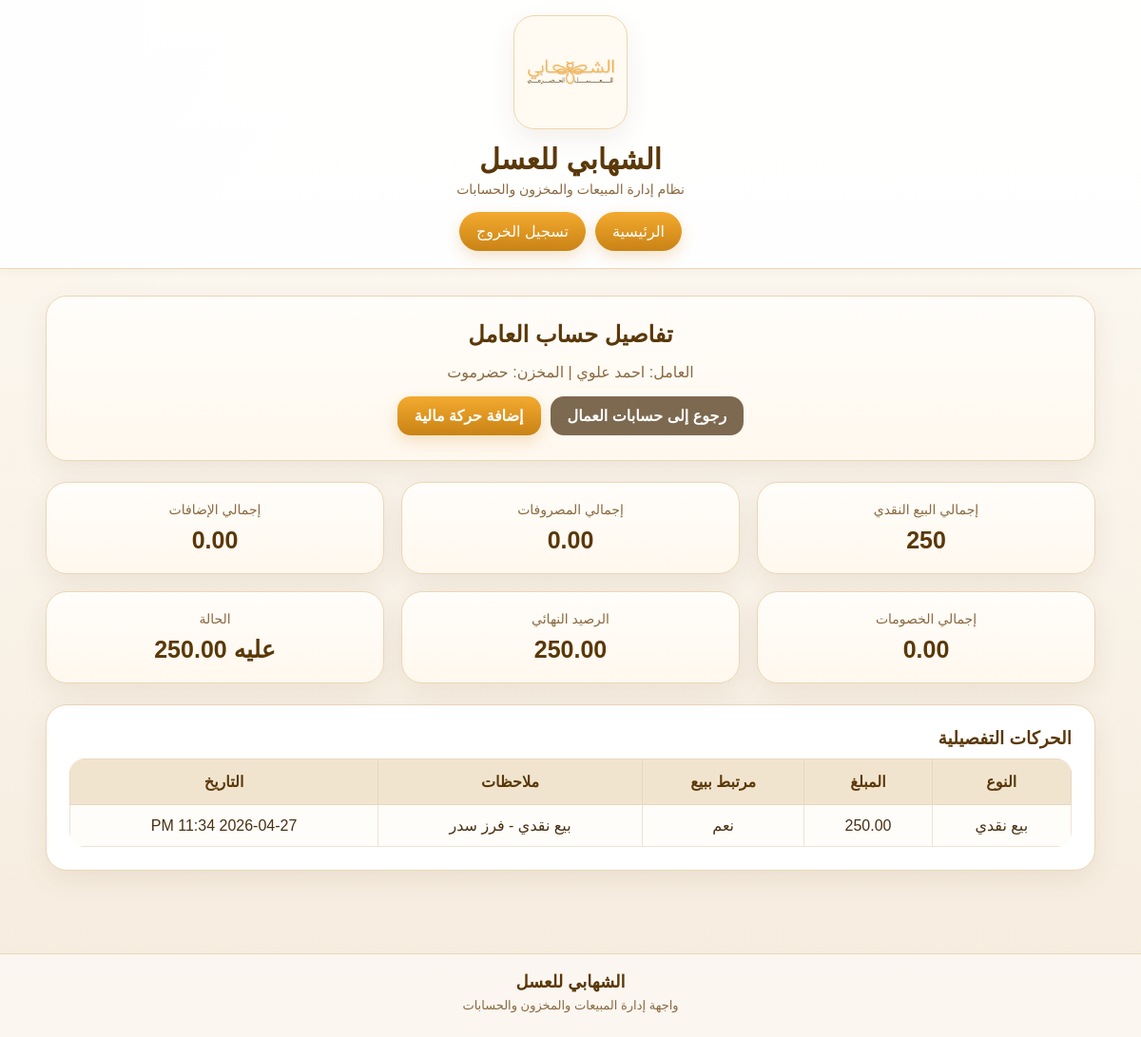
Page /accounts/manager-worker-accounts/4/ (signed in) on the committed database.
### accounts/models.py (models this page shows, shortened)
class WorkerProfile(models.Model):
    ROLE_MANAGER = 'manager'
    ROLE_WORKER = 'worker'
    ROLE_CHOICES = [
        (ROLE_MANAGER, 'مدير'),
        (ROLE_WORKER, 'عامل'),
    ]
    user = models.OneToOneField(
        User,
        on_delete=models.CASCADE,
        verbose_name='المستخدم',
    )
    full_name = models.CharField(
        max_length=150,
        verbose_name='الاسم الكامل',
    )
    phone = models.CharField(
        max_length=30,
        blank=True,
        null=True,
        verbose_name='رقم الجوال',
    )
    role = models.CharField(
        max_length=20,
        choices=ROLE_CHOICES,
        default=ROLE_WORKER,
        verbose_name='الدور',
    )
    warehouse = models.ForeignKey(
        Warehouse,
        on_delete=models.SET_NULL,
        blank=True,
        null=True,
        verbose_name='المخزن',
    )
    is_active = models.BooleanField(
        default=True,
        verbose_name='نشط',
    )
    created_at = models.DateTimeField(
        auto_now_add=True,
        verbose_name='تاريخ الإنشاء',
    )
    class Meta:
        verbose_name = 'ملف مستخدم'
        verbose_name_plural = 'ملفات المستخدمين'
    def _sum_transactions(self, transaction_type):
        total = (
            self.workeraccounttransaction_set
            .filter(transaction_type=transaction_type)
            .aggregate(total=Sum('amount'))
            .get('total')
        )
        return total or Decimal('0.00')
    def total_cash_sales(self):
        return self._sum_transactions('sale_cash')
    def total_expenses(self):
        return self._sum_transactions('expense')
    def total_additions(self):
        return self._sum_transactions('addition')
    def total_deductions(self):
        return self._sum_transactions('deduction')
    def final_balance(self):
        return (
            self.total_cash_sales()
            + self.total_additions()
            - self.total_expenses()
            - self.total_deductions()
        )
    def balance_status(self):
        balance = self.final_balance()
        if balance > 0:
            return f'عليه {balance}'
        if balance < 0:
            return f'له {abs(balance)}'
        return 'متوازن'

### warehouses/models.py (models this page shows)
class Warehouse(models.Model):
    name = models.CharField(max_length=100, verbose_name='اسم المخزن')
    city = models.CharField(max_length=100, verbose_name='المدينة')
    is_active = models.BooleanField(default=True, verbose_name='نشط')
    created_at = models.DateTimeField(auto_now_add=True, verbose_name='تاريخ الإنشاء')
    class Meta:
        verbose_name = 'مخزن'
        verbose_name_plural = 'المخازن'
    def __str__(self):
        return self.name

### finance/models.py (models this page shows, shortened)
class WorkerAccountTransaction(models.Model):
    TRANSACTION_TYPES = [
        ('sale_cash', 'بيع نقدي'),
        ('expense', 'مصروف'),
        ('addition', 'إضافة'),
        ('deduction', 'خصم'),
        ('adjustment', 'تسوية'),
    ]
    worker = models.ForeignKey(
        WorkerProfile,
        on_delete=models.CASCADE,
        verbose_name='العامل'
    )
    sale = models.OneToOneField(
        'sales.Sale',
        on_delete=models.CASCADE,
        blank=True,
        null=True,
        related_name='cash_transaction',
        verbose_name='عملية البيع'
    )
    transaction_type = models.CharField(
        max_length=20,
        choices=TRANSACTION_TYPES,
        verbose_name='نوع الحركة'
    )
    amount = models.DecimalField(
        max_digits=12,
        decimal_places=2,
        verbose_name='المبلغ'
    )
    notes = models.TextField(
        blank=True,
        null=True,
        verbose_name='ملاحظات'
    )
    created_at = models.DateTimeField(
        auto_now_add=True,
        verbose_name='تاريخ الإنشاء'
    )
    class Meta:
        verbose_name = 'حركة حساب عامل'
        verbose_name_plural = 'حركات حسابات العمال'
        ordering = ['-created_at']

### accounts/views.py (the view)
# urls.py: path('manager-worker-accounts/<int:pk>/', manager_worker_account_detail, name='manager-worker-account-detail'),
@login_required
def manager_worker_account_detail(request, pk):
    profile = WorkerProfile.objects.filter(user=request.user).select_related('warehouse').first()
    if not profile or profile.role != 'manager':
        return redirect('dashboard')
    worker = WorkerProfile.objects.select_related('warehouse', 'user').filter(
        pk=pk,
        role='worker'
    ).first()
    if not worker:
        return redirect('manager-worker-accounts-list')
    transactions = worker.workeraccounttransaction_set.select_related('sale').order_by('-created_at')
    return render(request, 'accounts/manager_worker_account_detail.html', {
        'profile': profile,
        'worker': worker,
        'transactions': transactions,
    })

### templates/accounts/manager_worker_account_detail.html (shortened to what this page needs)
{% extends 'base.html' %}
{% block content %}
<div class="hero-card">
    <h2>تفاصيل حساب العامل</h2>
    <p class="muted">العامل: {{ worker.full_name }} | المخزن: {{ worker.warehouse }}</p>
    <div class="actions">
        <a href="{% url 'manager-worker-accounts-list' %}" class="btn btn-secondary">رجوع إلى حسابات العمال</a>
        <a href="{% url 'manager-add-worker-transaction' worker.pk %}" class="btn">إضافة حركة مالية</a>
    </div>
</div>
<div class="grid">
    <div class="col-4">
        <div class="stat-card">
            <div class="stat-title">إجمالي البيع النقدي</div>
            <div class="stat-number">{{ worker.total_cash_sales }}</div>
        </div>
    </div>
    <div class="col-4">
        <div class="stat-card">
            <div class="stat-title">إجمالي المصروفات</div>
            <div class="stat-number">{{ worker.total_expenses }}</div>
        </div>
    </div>
    <div class="col-4">
        <div class="stat-card">
            <div class="stat-title">إجمالي الإضافات</div>
            <div class="stat-number">{{ worker.total_additions }}</div>
        </div>
    </div>
    <div class="col-4">
        <div class="stat-card">
            <div class="stat-title">إجمالي الخصومات</div>
            <div class="stat-number">{{ worker.total_deductions }}</div>
        </div>
    </div>
    <div class="col-4">
        <div class="stat-card">
            <div class="stat-title">الرصيد النهائي</div>
            <div class="stat-number">{{ worker.final_balance }}</div>
        </div>
    </div>
    <div class="col-4">
        <div class="stat-card">
            <div class="stat-title">الحالة</div>
            <div class="stat-number">{{ worker.balance_status }}</div>
        </div>
    </div>
</div>
<div class="panel-card">
    <h3>الحركات التفصيلية</h3>
    {% if transactions %}
        <div style="overflow-x:auto;">
            <table class="custom-table">
                <thead>
                    <tr>
                        <th>النوع</th>
                        <th>المبلغ</th>
                        <th>مرتبط ببيع</th>
                        <th>ملاحظات</th>
                        <th>التاريخ</th>
                    </tr>
                </thead>
                <tbody>
                    {% for item in transactions %}
                    <tr>
                        <td>{{ item.get_transaction_type_display }}</td>
                        <td>{{ item.amount }}</td>
                        <td>{% if item.sale %}نعم{% else %}-{% endif %}</td>
                        <td>{{ item.notes|default:"-" }}</td>
                        <td>{{ item.created_at|date:"Y-m-d h:i A" }}</td>
                    </tr>
                    {% endfor %}
                </tbody>
            </table>
        </div>
    {% else %}
        <p class="muted">لا توجد حركات لهذا العامل حتى الآن.</p>
    {% endif %}
</div>
{% endblock %}

### static/css/style.css (style rules this page uses)
:root { --bg-main: #fbf7ef; --bg-soft: #f7efe2; --card-bg: #ffffff; --text-main: #493112; --text-soft: #8a6a40; --gold-main: #f4aa2f; --gold-dark: #c98315; --brown-main: #5a3808; --border-soft: #ead7b5; --shadow-soft: 0 10px 28px rgba(90, 56, 8, 0.08); --radius-xl: 22px; --radius-lg: 18px; --radius-md: 14px; }
* { box-sizing: border-box; }
body { margin: 0; font-family: Tahoma, Arial, sans-serif; color: var(--text-main); background: radial-gradient(circle at top left, rgba(244, 170, 47, 0.06), transparent 22%), linear-gradient(180deg, #fdfaf4 0%, #f6ecde 100%); }
.hero-card, .panel-card, .stat-card { background: var(--card-bg); border: 1px solid var(--border-soft); border-radius: var(--radius-xl); box-shadow: var(--shadow-soft); }
.hero-card { padding: 26px; text-align: center; margin-bottom: 22px; background: linear-gradient(180deg, #fffdfa 0%, #fff8ee 100%); }
.panel-card { padding: 24px; margin-bottom: 22px; }
.stat-card { padding: 20px; text-align: center; background: linear-gradient(180deg, #fffdfa 0%, #fff8ee 100%); }
.hero-card h2, .panel-card h2, .panel-card h3 { margin-top: 0; margin-bottom: 10px; color: var(--brown-main); }
.muted { color: var(--text-soft); text-align: center; }
.grid { display: grid; grid-template-columns: repeat(12, 1fr); gap: 18px; margin-bottom: 22px; }
.col-4 { grid-column: span 4; }
.stat-title { color: var(--text-soft); font-size: 14px; margin-bottom: 10px; }
.stat-number { color: var(--brown-main); font-size: 25px; font-weight: bold; }
.actions { display: flex; justify-content: center; gap: 10px; flex-wrap: wrap; margin-top: 14px; }
.btn { display: inline-block; padding: 11px 18px; border-radius: 14px; background: linear-gradient(180deg, var(--gold-main), var(--gold-dark)); color: white; text-decoration: none; border: none; cursor: pointer; font-weight: bold; box-shadow: 0 6px 16px rgba(201, 131, 21, 0.22); }
.btn-secondary { background: #7d6950; box-shadow: none; }
.custom-table { width: 100%; border-collapse: collapse; background: #fff; overflow: hidden; border-radius: 16px; }
.custom-table th { background: #f1e4cf; color: var(--brown-main); padding: 14px 12px; border: 1px solid #e7d8be; text-align: center; white-space: nowrap; }
.custom-table td { padding: 12px; border: 1px solid #efe3d1; text-align: center; white-space: nowrap; background: #fffdfa; }
.hero-card .actions { margin-top: 16px; }
.btn, .main-nav a, .logout-btn, .quick-links a { transition: 0.2s ease; }

### rows in the picture
WorkerProfile: full_name "احمد علوي", warehouse "حضرموت", total_cash_sales "250", total_expenses "0.00", total_additions "0.00", total_deductions "0.00", final_balance "250.00", balance_status "عليه 250.00"
WorkerAccountTransaction: transaction_type "بيع نقدي", amount "250.00", shows "نعم", notes "بيع نقدي - فرز سدر", created_at "2026-04-27 11:34 PM"
